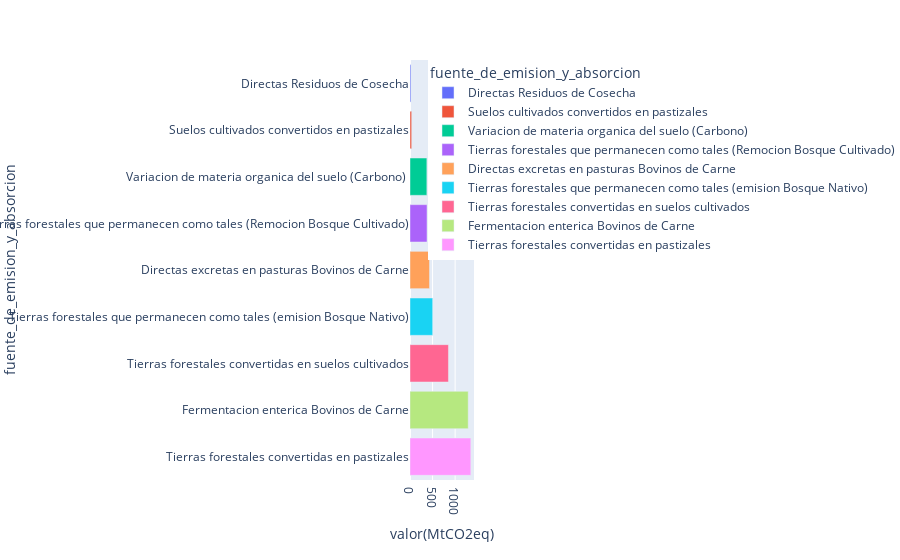

This figure's notebook cell:
### Code cell
#Gases emitidos
gases_emitidos = df[df['valor(MtCO2eq)'] > 10]
gases_emitidos = gases_emitidos.groupby('fuente_de_emision_y_absorcion', as_index = False).agg({'valor(MtCO2eq)':'sum'}).sort_values('valor(MtCO2eq)')
fig = px.bar(gases_emitidos, x="valor(MtCO2eq)", y="fuente_de_emision_y_absorcion", color="fuente_de_emision_y_absorcion", hover_name="fuente_de_emision_y_absorcion")
fig.show()

### Figure 1 — Plotly figure (JSON) as saved in the notebook; plotly's stock layout.template omitted (floating-point values rounded to 4 significant figures)
{"data": [{"alignmentgroup": "True", "hovertemplate": "<b>%{hovertext}</b><br><br>fuente_de_emision_y_absorcion=%{y}<br>valor(MtCO2eq)=%{x}<extra></extra>", "hovertext": ["Directas Residuos de Cosecha"], "legendgroup": "Directas Residuos de Cosecha", "marker": {"color": "#636efa", "pattern": {"shape": ""}}, "name": "Directas Residuos de Cosecha", "offsetgroup": "Directas Residuos de Cosecha", "orientation": "h", "showlegend": true, "textposition": "auto", "type": "bar", "x": [20.86], "xaxis": "x", "y": ["Directas Residuos de Cosecha"], "yaxis": "y"}, {"alignmentgroup": "True", "hovertemplate": "<b>%{hovertext}</b><br><br>fuente_de_emision_y_absorcion=%{y}<br>valor(MtCO2eq)=%{x}<extra></extra>", "hovertext": ["Suelos cultivados convertidos en pastizales"], "legendgroup": "Suelos cultivados convertidos en pastizales", "marker": {"color": "#EF553B", "pattern": {"shape": ""}}, "name": "Suelos cultivados convertidos en pastizales", "offsetgroup": "Suelos cultivados convertidos en pastizales", "orientation": "h", "showlegend": true, "textposition": "auto", "type": "bar", "x": [36.89], "xaxis": "x", "y": ["Suelos cultivados convertidos en pastizales"], "yaxis": "y"}, {"alignmentgroup": "True", "hovertemplate": "<b>%{hovertext}</b><br><br>fuente_de_emision_y_absorcion=%{y}<br>valor(MtCO2eq)=%{x}<extra></extra>", "hovertext": ["Variacion de materia organica del suelo (Carbono) "], "legendgroup": "Variacion de materia organica del suelo (Carbono) ", "marker": {"color": "#00cc96", "pattern": {"shape": ""}}, "name": "Variacion de materia organica del suelo (Carbono) ", "offsetgroup": "Variacion de materia organica del suelo (Carbono) ", "orientation": "h", "showlegend": true, "textposition": "auto", "type": "bar", "x": [373.5], "xaxis": "x", "y": ["Variacion de materia organica del suelo (Carbono) "], "yaxis": "y"}, {"alignmentgroup": "True", "hovertemplate": "<b>%{hovertext}</b><br><br>fuente_de_emision_y_absorcion=%{y}<br>valor(MtCO2eq)=%{x}<extra></extra>", "hovertext": ["Tierras forestales que permanecen como tales (Remocion Bosque Cultivado)"], "legendgroup": "Tierras forestales que permanecen como tales (Remocion Bosque Cultivado)", "marker": {"color": "#ab63fa", "pattern": {"shape": ""}}, "name": "Tierras forestales que permanecen como tales (Remocion Bosque Cultivado)", "offsetgroup": "Tierras forestales que permanecen como tales (Remocion Bosque Cultivado)", "orientation": "h", "showlegend": true, "textposition": "auto", "type": "bar", "x": [377.1], "xaxis": "x", "y": ["Tierras forestales que permanecen como tales (Remocion Bosque Cultivado)"], "yaxis": "y"}, {"alignmentgroup": "True", "hovertemplate": "<b>%{hovertext}</b><br><br>fuente_de_emision_y_absorcion=%{y}<br>valor(MtCO2eq)=%{x}<extra></extra>", "hovertext": ["Directas excretas en pasturas Bovinos de Carne"], "legendgroup": "Directas excretas en pasturas Bovinos de Carne", "marker": {"color": "#FFA15A", "pattern": {"shape": ""}}, "name": "Directas excretas en pasturas Bovinos de Carne", "offsetgroup": "Directas excretas en pasturas Bovinos de Carne", "orientation": "h", "showlegend": true, "textposition": "auto", "type": "bar", "x": [432.5], "xaxis": "x", "y": ["Directas excretas en pasturas Bovinos de Carne"], "yaxis": "y"}, {"alignmentgroup": "True", "hovertemplate": "<b>%{hovertext}</b><br><br>fuente_de_emision_y_absorcion=%{y}<br>valor(MtCO2eq)=%{x}<extra></extra>", "hovertext": ["Tierras forestales que permanecen como tales (emision Bosque Nativo)"], "legendgroup": "Tierras forestales que permanecen como tales (emision Bosque Nativo)", "marker": {"color": "#19d3f3", "pattern": {"shape": ""}}, "name": "Tierras forestales que permanecen como tales (emision Bosque Nativo)", "offsetgroup": "Tierras forestales que permanecen como tales (emision Bosque Nativo)", "orientation": "h", "showlegend": true, "textposition": "auto", "type": "bar", "x": [503.2], "xaxis": "x", "y": ["Tierras forestales que permanecen como tales (emision Bosque Nativo)"], "yaxis": "y"}, {"alignmentgroup": "True", "hovertemplate": "<b>%{hovertext}</b><br><br>fuente_de_emision_y_absorcion=%{y}<br>valor(MtCO2eq)=%{x}<extra></extra>", "hovertext": ["Tierras forestales convertidas en suelos cultivados"], "legendgroup": "Tierras forestales convertidas en suelos cultivados", "marker": {"color": "#FF6692", "pattern": {"shape": ""}}, "name": "Tierras forestales convertidas en suelos cultivados", "offsetgroup": "Tierras forestales convertidas en suelos cultivados", "orientation": "h", "showlegend": true, "textposition": "auto", "type": "bar", "x": [852.1], "xaxis": "x", "y": ["Tierras forestales convertidas en suelos cultivados"], "yaxis": "y"}, {"alignmentgroup": "True", "hovertemplate": "<b>%{hovertext}</b><br><br>fuente_de_emision_y_absorcion=%{y}<br>valor(MtCO2eq)=%{x}<extra></extra>", "hovertext": ["Fermentacion enterica Bovinos de Carne"], "legendgroup": "Fermentacion enterica Bovinos de Carne", "marker": {"color": "#B6E880", "pattern": {"shape": ""}}, "name": "Fermentacion enterica Bovinos de Carne", "offsetgroup": "Fermentacion enterica Bovinos de Carne", "orientation": "h", "showlegend": true, "textposition": "auto", "type": "bar", "x": [1290.0], "xaxis": "x", "y": ["Fermentacion enterica Bovinos de Carne"], "yaxis": "y"}, {"alignmentgroup": "True", "hovertemplate": "<b>%{hovertext}</b><br><br>fuente_de_emision_y_absorcion=%{y}<br>valor(MtCO2eq)=%{x}<extra></extra>", "hovertext": ["Tierras forestales convertidas en pastizales"], "legendgroup": "Tierras forestales convertidas en pastizales", "marker": {"color": "#FF97FF", "pattern": {"shape": ""}}, "name": "Tierras forestales convertidas en pastizales", "offsetgroup": "Tierras forestales convertidas en pastizales", "orientation": "h", "showlegend": true, "textposition": "auto", "type": "bar", "x": [1347.0], "xaxis": "x", "y": ["Tierras forestales convertidas en pastizales"], "yaxis": "y"}], "layout": {"barmode": "relative", "legend": {"title": {"text": "fuente_de_emision_y_absorcion"}, "tracegroupgap": 0}, "margin": {"t": 60}, "xaxis": {"anchor": "y", "domain": [0, 1], "title": {"text": "valor(MtCO2eq)"}}, "yaxis": {"anchor": "x", "categoryarray": ["Tierras forestales convertidas en pastizales", "Fermentacion enterica Bovinos de Carne", "Tierras forestales convertidas en suelos cultivados", "Tierras forestales que permanecen como tales (emision Bosque Nativo)", "Directas excretas en pasturas Bovinos de Carne", "Tierras forestales que permanecen como tales (Remocion Bosque Cultivado)", "Variacion de materia organica del suelo (Carbono) ", "Suelos cultivados convertidos en pastizales", "Directas Residuos de Cosecha"], "categoryorder": "array", "domain": [0, 1], "title": {"text": "fuente_de_emision_y_absorcion"}}}}
